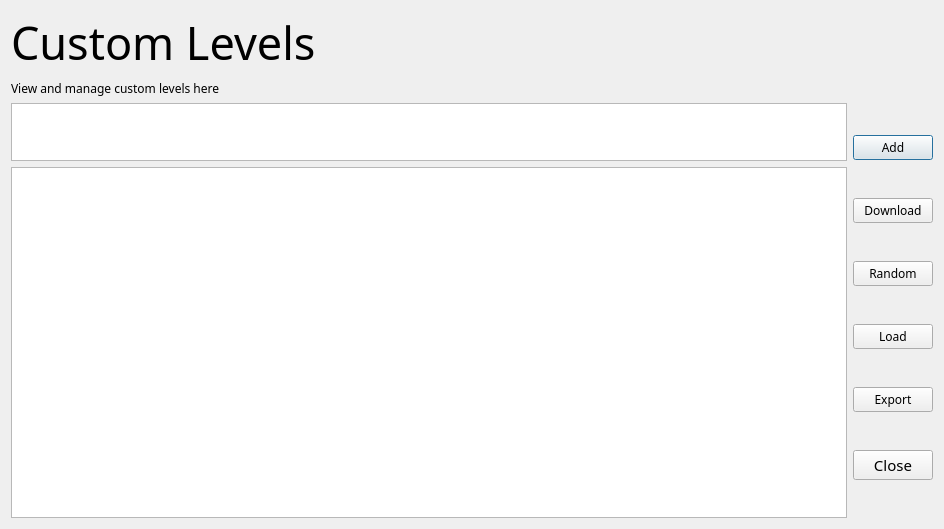
<?xml version="1.0" encoding="UTF-8"?>
<ui version="4.0">
 <class>editLevel</class>
 <widget class="QDialog" name="editLevel">
  <property name="windowModality">
   <enum>Qt::WindowModality::NonModal</enum>
  </property>
  <property name="geometry">
   <rect>
    <x>0</x>
    <y>0</y>
    <width>944</width>
    <height>529</height>
   </rect>
  </property>
  <property name="minimumSize">
   <size>
    <width>0</width>
    <height>0</height>
   </size>
  </property>
  <property name="maximumSize">
   <size>
    <width>10000</width>
    <height>10000</height>
   </size>
  </property>
  <property name="font">
   <font>
    <family>Comfortaa</family>
   </font>
  </property>
  <property name="windowTitle">
   <string>Edit Custom Levels</string>
  </property>
  <property name="windowIcon">
   <iconset resource="../assets/assets.qrc">
    <normaloff>:/base/images/wikiLYNX_logo.svg</normaloff>:/base/images/wikiLYNX_logo.svg</iconset>
  </property>
  <property name="modal">
   <bool>false</bool>
  </property>
  <layout class="QVBoxLayout" name="verticalLayout_3">
   <item>
    <widget class="QLabel" name="label">
     <property name="font">
      <font>
       <family>Courier Prime</family>
       <pointsize>34</pointsize>
       <italic>false</italic>
       <bold>false</bold>
      </font>
     </property>
     <property name="text">
      <string>Custom Levels</string>
     </property>
    </widget>
   </item>
   <item>
    <widget class="QLabel" name="label_2">
     <property name="text">
      <string>View and manage custom levels here</string>
     </property>
    </widget>
   </item>
   <item>
    <layout class="QHBoxLayout" name="horizontalLayout">
     <property name="spacing">
      <number>6</number>
     </property>
     <property name="rightMargin">
      <number>0</number>
     </property>
     <item>
      <layout class="QVBoxLayout" name="verticalLayout_2" stretch="0,1">
       <item>
        <widget class="QListWidget" name="header">
         <property name="maximumSize">
          <size>
           <width>16777215</width>
           <height>58</height>
          </size>
         </property>
         <property name="baseSize">
          <size>
           <width>200</width>
           <height>45</height>
          </size>
         </property>
         <property name="verticalScrollBarPolicy">
          <enum>Qt::ScrollBarPolicy::ScrollBarAlwaysOff</enum>
         </property>
        </widget>
       </item>
       <item>
        <widget class="QListWidget" name="list">
         <property name="verticalScrollBarPolicy">
          <enum>Qt::ScrollBarPolicy::ScrollBarAsNeeded</enum>
         </property>
         <property name="horizontalScrollBarPolicy">
          <enum>Qt::ScrollBarPolicy::ScrollBarAsNeeded</enum>
         </property>
         <property name="sizeAdjustPolicy">
          <enum>QAbstractScrollArea::SizeAdjustPolicy::AdjustToContents</enum>
         </property>
        </widget>
       </item>
      </layout>
     </item>
     <item>
      <layout class="QVBoxLayout" name="verticalLayout">
       <property name="spacing">
        <number>6</number>
       </property>
       <item>
        <widget class="QPushButton" name="addButton">
         <property name="maximumSize">
          <size>
           <width>16777215</width>
           <height>16777215</height>
          </size>
         </property>
         <property name="text">
          <string>Add</string>
         </property>
         <property name="icon">
          <iconset theme="add"/>
         </property>
        </widget>
       </item>
       <item>
        <widget class="QPushButton" name="downloadButton">
         <property name="maximumSize">
          <size>
           <width>16777215</width>
           <height>16777215</height>
          </size>
         </property>
         <property name="toolTip">
          <string>Download Custom Levels from DAWN Archives</string>
         </property>
         <property name="text">
          <string>Download</string>
         </property>
         <property name="icon">
          <iconset theme="download"/>
         </property>
        </widget>
       </item>
       <item>
        <widget class="QPushButton" name="randomButton">
         <property name="text">
          <string>Random</string>
         </property>
        </widget>
       </item>
       <item>
        <widget class="QPushButton" name="loadButton">
         <property name="maximumSize">
          <size>
           <width>16777215</width>
           <height>16777215</height>
          </size>
         </property>
         <property name="statusTip">
          <string>Load Levels from local file</string>
         </property>
         <property name="whatsThis">
          <string/>
         </property>
         <property name="text">
          <string>Load</string>
         </property>
         <property name="checkable">
          <bool>false</bool>
         </property>
         <property name="default">
          <bool>false</bool>
         </property>
         <property name="flat">
          <bool>false</bool>
         </property>
        </widget>
       </item>
       <item>
        <widget class="QPushButton" name="exportButton">
         <property name="maximumSize">
          <size>
           <width>16777215</width>
           <height>16777215</height>
          </size>
         </property>
         <property name="statusTip">
          <string>Export levels to file</string>
         </property>
         <property name="whatsThis">
          <string/>
         </property>
         <property name="text">
          <string>Export</string>
         </property>
        </widget>
       </item>
       <item>
        <widget class="QPushButton" name="closeButton">
         <property name="maximumSize">
          <size>
           <width>16777215</width>
           <height>16777215</height>
          </size>
         </property>
         <property name="font">
          <font>
           <family>Comfortaa</family>
           <pointsize>11</pointsize>
           <bold>false</bold>
          </font>
         </property>
         <property name="text">
          <string>Close</string>
         </property>
         <property name="icon">
          <iconset theme="close"/>
         </property>
        </widget>
       </item>
      </layout>
     </item>
    </layout>
   </item>
  </layout>
 </widget>
 <resources>
  <include location="../assets/assets.qrc"/>
 </resources>
 <connections/>
</ui>
